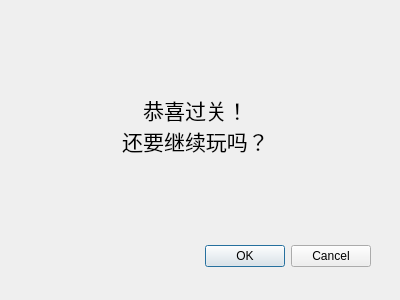
<?xml version="1.0" encoding="UTF-8"?>
<ui version="4.0">
 <class>victoryMessage</class>
 <widget class="QDialog" name="victoryMessage">
  <property name="geometry">
   <rect>
    <x>0</x>
    <y>0</y>
    <width>400</width>
    <height>300</height>
   </rect>
  </property>
  <property name="windowTitle">
   <string>Dialog</string>
  </property>
  <widget class="QDialogButtonBox" name="buttonBox">
   <property name="geometry">
    <rect>
     <x>30</x>
     <y>240</y>
     <width>341</width>
     <height>32</height>
    </rect>
   </property>
   <property name="orientation">
    <enum>Qt::Horizontal</enum>
   </property>
   <property name="standardButtons">
    <set>QDialogButtonBox::Cancel|QDialogButtonBox::Ok</set>
   </property>
  </widget>
  <widget class="QLabel" name="label">
   <property name="geometry">
    <rect>
     <x>40</x>
     <y>60</y>
     <width>311</width>
     <height>131</height>
    </rect>
   </property>
   <property name="font">
    <font>
     <family>Agency FB</family>
     <pointsize>16</pointsize>
    </font>
   </property>
   <property name="focusPolicy">
    <enum>Qt::NoFocus</enum>
   </property>
   <property name="text">
    <string>恭喜过关！
还要继续玩吗？</string>
   </property>
   <property name="alignment">
    <set>Qt::AlignCenter</set>
   </property>
  </widget>
 </widget>
 <resources/>
 <connections>
  <connection>
   <sender>buttonBox</sender>
   <signal>rejected()</signal>
   <receiver>victoryMessage</receiver>
   <slot>reject()</slot>
   <hints>
    <hint type="sourcelabel">
     <x>316</x>
     <y>260</y>
    </hint>
    <hint type="destinationlabel">
     <x>286</x>
     <y>274</y>
    </hint>
   </hints>
  </connection>
  <connection>
   <sender>buttonBox</sender>
   <signal>accepted()</signal>
   <receiver>victoryMessage</receiver>
   <slot>accept()</slot>
   <hints>
    <hint type="sourcelabel">
     <x>248</x>
     <y>254</y>
    </hint>
    <hint type="destinationlabel">
     <x>157</x>
     <y>274</y>
    </hint>
   </hints>
  </connection>
 </connections>
</ui>
